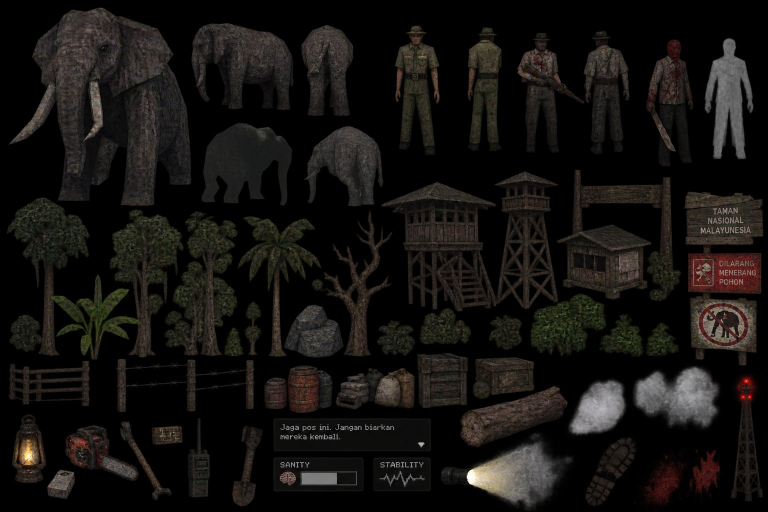
#> input picture assets/source/world_sheet.png, 1536 x 1024 px (shown at 1/2 size)
$ python make_v16_sprites.py
#> lines starting #> are read from the running program, lines starting #| are printed output that depends on the picture
#!/usr/bin/env python3
"""Potong 10 elemen sheet dunia yang belum pernah jadi sprite (v16)
+ 2 varian semak, dari assets/source/world_sheet.png ke assets/sprites/.

Metode SAMA seperti potongan lama (README + tools/make_giant_parts.py):
latar hitam -> transparan dengan ambang luminansi (L<22 -> 0, L>60 -> 255,
ramp di antaranya), feather Gaussian 0.8 px, lalu autocrop ke bbox alpha>0.
Kotak potong diukur dari analisis komponen piksel non-hitam (lum>12)
atas sheet 1536x1024; dua potongan butuh mask tambahan:
- tree_big: daun pisang menyentuh batang pohon (satu komponen) -> untuk
  y>520, hanya x<=100 yang dipertahankan (batang + semak bawah).
- axe: kotak amunisi kecil di sebelahnya (x 303-366, y 851-890) -> zona
  itu di-nol-kan, gagang kapak di y itu ada di x ~245-275 jadi aman.
Jalankan dari root repo: python3 tools/make_v16_sprites.py
"""
from PIL import Image, ImageFilter
import os

HERE = os.path.dirname(os.path.abspath(__file__))
ROOT = os.path.dirname(HERE)
SHEET = os.path.join(ROOT, "assets/source/world_sheet.png")
OUT = os.path.join(ROOT, "assets/sprites")

# name -> (box (x0,y0,x1,y1), [(mx0,my0,mx1,my1), ...] area yang di-nol-kan,
#          ukuran target di game (tinggi meter) untuk catatan pixel_size)
CUTS = {
    # gajah tampak belakang, baris atas sheet (komponen 603-707, 50-232)
    "elephant_back": ((603, 50, 707, 232), [], 3.6),
    # ranger tampak belakang, baris atas (komponen 935-1003, 55-302)
    "guard_back": ((935, 55, 1003, 302), [], 1.8),
    # pohon besar berdaun lebat, kiri tengah (kanopi 14-170, batang 57-92)
    "tree_big": ((14, 400, 172, 722), [(100, 520, 172, 722)], 6.5),
    # pagar kayu, kiri bawah (komponen 17-180, 722-813)
    "fence_wood": ((17, 722, 180, 813), [], 1.2),
    # pagar kawat berduri, kiri bawah (komponen 233-510, 718-824)
    "fence_barbed": ((233, 718, 510, 824), [], 1.2),
    # menara radio lampu merah, kanan bawah (komponen 1462-1526, 749-1003)
    "radio_tower": ((1462, 749, 1526, 1003), [], 14.0),
    # radio genggam, baris bawah (komponen 376-420, 836-995)
    "walkie_talkie": ((376, 836, 420, 995), [], 0.3),
    # sekop, baris bawah (komponen 464-526, 852-1013)
    "shovel": ((464, 852, 526, 1013), [], 1.2),
    # kapak bergagang panjang, baris bawah (komponen 240-343, 843-1000).
    # Mask kedua: ujung mata gergaji di kotak sebelah (x 240-275,
    # y 925-958) ikut masuk kotak potong; gagang kapak di y itu ada di
    # x ~280-305 jadi mask ini aman.
    "axe": ((240, 843, 343, 1000), [(300, 843, 343, 895), (240, 918, 276, 964)], 1.0),
    # baterai, baris bawah (komponen 94-150, 939-998)
    "battery": ((94, 939, 150, 998), [], 0.25),
    # semak varian 1 (komponen 840-942, 616-689); bush2 = semak besar
    # (1061-1212), jadi varian baru ini bush1/bush3.
    "bush1": ((840, 616, 942, 689), [], 0.6),
    "bush3": ((1199, 629, 1287, 714), [], 0.6),
}

sheet = Image.open(SHEET).convert("RGB")
#> sheet is the input picture: PIL image 1536x1024 RGB; mean R, G, B 21.5, 19.2, 16.8

for name, (box, masks, target_h) in CUTS.items():
    crop = sheet.crop(box)
    # alpha dari luminansi, sama seperti make_giant_parts.py
    g = crop.convert("L")
    alpha = g.point(lambda v: 0 if v < 22 else (255 if v > 60 else int((v - 22) * 255 / 38)))
    alpha = alpha.filter(ImageFilter.GaussianBlur(0.8))
    rgba = crop.convert("RGBA")
    rgba.putalpha(alpha)
    # mask tambahan: nol-kan alpha di zona yang bukan bagian elemen
    if masks:
        from PIL import ImageDraw
        am = alpha.copy()
        d = ImageDraw.Draw(am)
        for (mx0, my0, mx1, my1) in masks:
            d.rectangle([mx0 - box[0], my0 - box[1], mx1 - box[0], my1 - box[1]], fill=0)
        rgba.putalpha(am)
        alpha = am
    # autocrop ke bbox alpha>0
    bbox = alpha.getbbox()
    if bbox is None:
        print(f"{name}: KOSONG, skip")
        continue
    rgba = rgba.crop(bbox)
    out = os.path.join(OUT, name + ".png")
    rgba.save(out)
    px = target_h / rgba.size[1]
    print(f"{name:14s} sheet box {box} -> {rgba.size[0]}x{rgba.size[1]} px, "
          f"target {target_h} m, pixel_size {px:.4f}")
#> this loop made 12 passes
#> bbox on passes 1 to 12: (0, 0, 104, 182), (0, 0, 68, 246), (0, 0, 158, 313), (0, 0, 163, 91), (0, 0, 277, 106), (0, 4, 64, 254), (0, 0, 44, 159), (0, 0, 62, 161), (0, 0, 103, 157), (0, 0, 56, 59), (0, 0, 102, 73), (0, 0, 88, 84)
#> pass 1, `crop = sheet.crop(box)`:
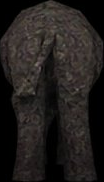
#> crop: PIL image 104x182 RGB; mean R, G, B 34.1, 30.4, 28.6
#> pass 1, `alpha = g.point(lambda v: 0 if v < 22 else (255 if v > 60 else int((v ..`:
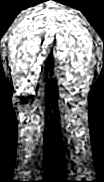
#> alpha: PIL image 104x182 L; min 0, max 255, mean 98.1
#> pass 1, `alpha = alpha.filter(ImageFilter.GaussianBlur(0.8))`:
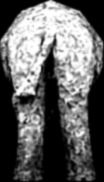
#> alpha: PIL image 104x182 L; min 0, max 255, mean 98.1
#> after the loop:
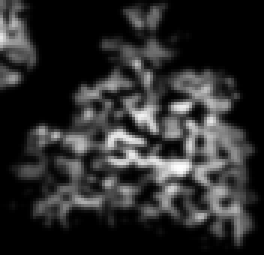
#> alpha: PIL image 88x85 L (shown 3 times larger); min 0, max 253, mean 43.4
#> after the loop:
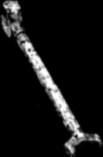
#> am: PIL image 103x157 L; min 0, max 255, mean 21.4
#> after the loop:
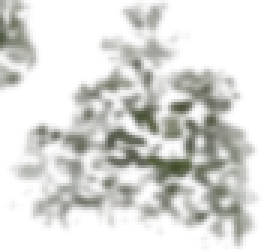
#> rgba: PIL image 88x84 RGBA (shown 3 times larger); mean R, G, B, A 19.8, 22.7, 12.6, 43.9; transparent parts drawn white

$ run again, with assets/source/props_sheet.png copied over assets/source/world_sheet.png
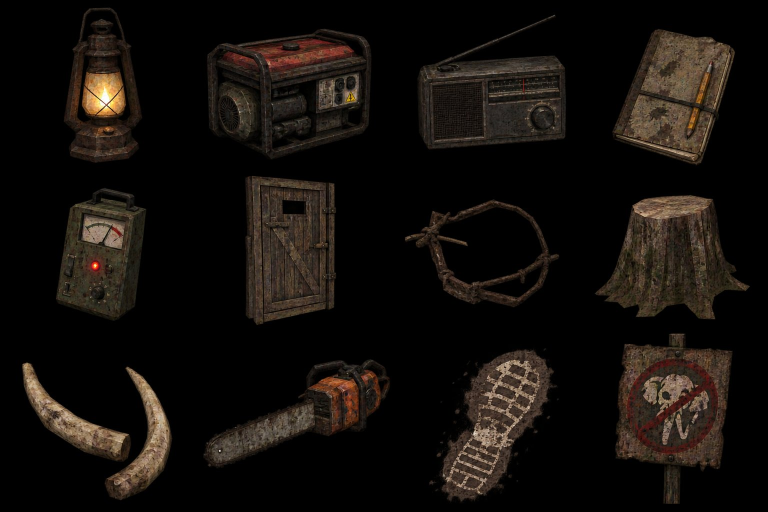
#> input picture assets/source/props_sheet.png, 1536 x 1024 px (shown at 1/2 size)
#> sheet is the input picture: PIL image 1536x1024 RGB; mean R, G, B 20.2, 15.7, 12
#> the loop `for name, (box, masks, target_h) in CUTS.items():` made 12 passes
#> bbox on passes 1, 2, 3, 4, 5, 7, 8, 9: (0, 6, 104, 182), (0, 17, 68, 239), (108, 1, 158, 120), (25, 1, 112, 91), (16, 13, 98, 106), (30, 44, 44, 99), (0, 0, 62, 73), (0, 0, 102, 157)
#> after the loop `for name, (box, masks, target_h) in CUTS.items():`:
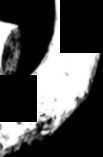
#> am: PIL image 103x157 L; min 0, max 255, mean 76.1
#> after the loop `for name, (box, masks, target_h) in CUTS.items():`:
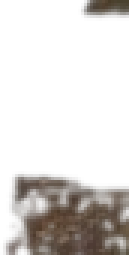
#> rgba: PIL image 43x85 RGBA (shown 3 times larger); mean R, G, B, A 19, 14.3, 10.8, 49.5; transparent parts drawn white
